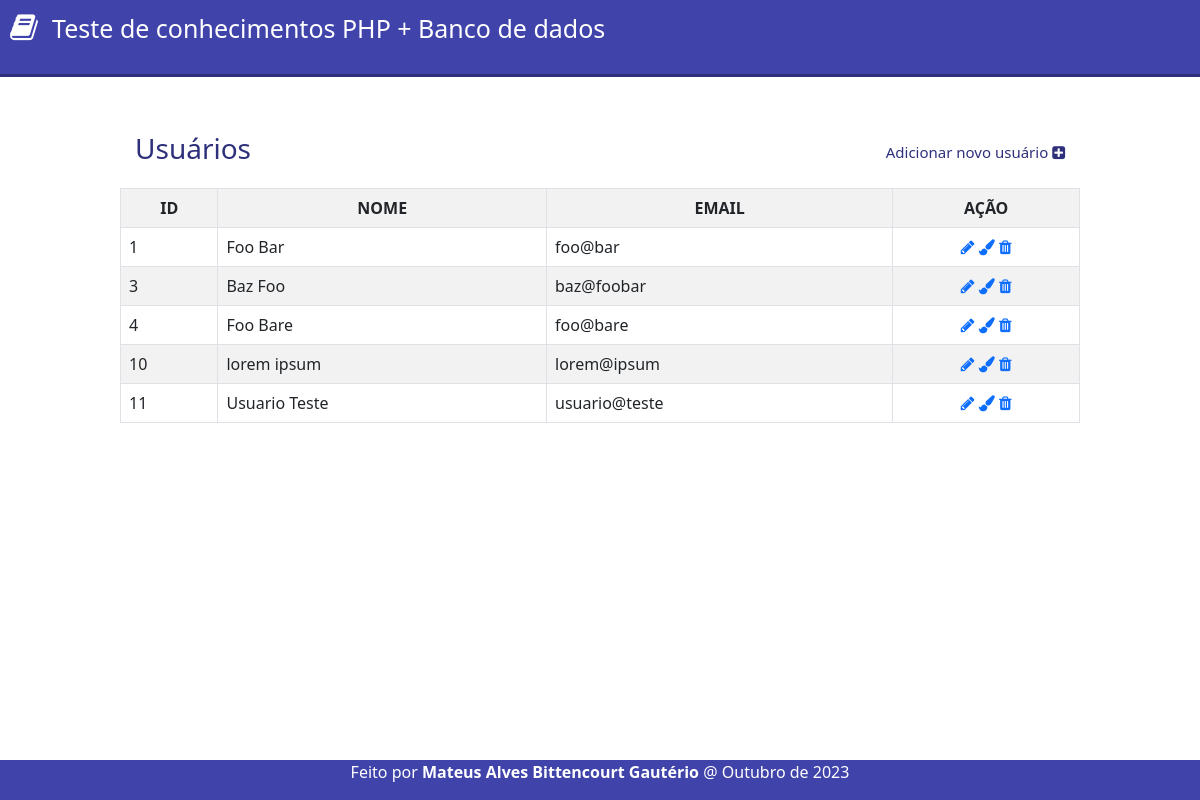
The app's page /, older data.
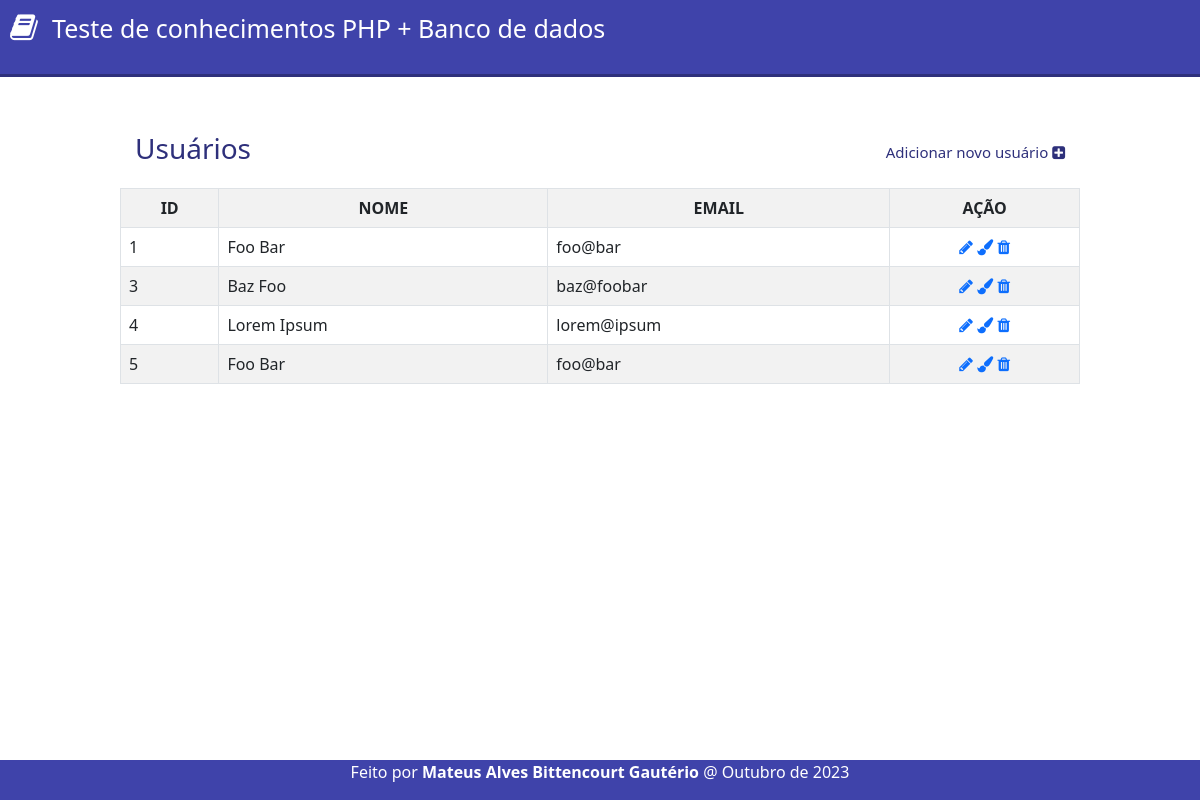
The same page, newer data.
### tables this page shows
CREATE TABLE users(
    id INTEGER PRIMARY KEY,
    name varchar(100) NOT NULL,
    email varchar(100) NOT NULL
);

### connection.php (called while the page is built, shortened)
<?php
class Connection {
    private $databaseFile;
    private $connection;
    public function __construct()
    {
        $this->databaseFile = realpath(__DIR__ . "/database/db.sqlite");
    }
    private function connect()
    {
        return $this->connection = new PDO("sqlite:{$this->databaseFile}");
    }
    public function getConnection()
    {
        return $this->connection ?: $this->connection = $this->connect();
    }
    public function query($query)
    {
        $result      = $this->getConnection()->query($query);
        $result->setFetchMode(PDO::FETCH_INTO, new stdClass);
        return $result;
    }
}

### index.php (the view, shortened to what this page needs)
<head>
    <link rel="stylesheet" type="text/css" href="bootstrap/css/bootstrap.css" />
    <link rel="stylesheet" href="css/font-awesome-4.7.0/css/font-awesome.min.css">
    <link rel="stylesheet" type="text/css" href="css/style.css" />
</head>
<header class="header">
    <div name="dados" class="dados">
        <i class="child icon fa fa-book" aria-hidden="true"></i>
        <p class="child">Teste de conhecimentos PHP + Banco de dados</p>
    </div>
</header>
<main class="body">
    <div class="pageicon d-flex justify-content-between">
        <h3>Usuários</h3>
        <div class='button'>
            <a href='pages/inserir_usuario.php' title="Adicionar novo usuário"> Adicionar novo usuário <i
                    class='fa fa-plus-square' aria-hidden='true'></i></a>
        </div>
    </div>
    <div>
        <div class="table-responsive">
            <div class="table-wrapper">
                <div>
                    <?php
                    require 'connection.php';
                    $connection = new Connection();
                    $users = $connection->query("SELECT * FROM users");
                    echo "<div>
                            <table class='table table-striped table-bordered responsive'>
                                <tr class='text-uppercase text-center'>
                                    <th>ID</th>
                                    <th>Nome</th>
                                    <th>Email</th>
                                    <th>Ação</th>
                                </tr>
                            ";
                    foreach ($users as $user) {
                        echo sprintf("<tr>
                                        <td>%s</td>
                                        <td>%s</td>
                                        <td>%s</td>
                                        <td class='text-center acoes'>
                                            <a href='pages/editar.php?id=%s' title='Editar usuário'><i class='fa fa-pencil' aria-hidden='true'></i></a>
                                            <a href='pages/cores.php?id=%s' title='Editar Cores do Usuário'><i class='fa fa-paint-brush' aria-hidden='true'></i></a>
                                            <a onclick=\"popUpConfirm('%s', %s)\" href='#' title='Deletar usuário'><i class='fa fa-trash' aria-hidden='true'></i></a>
                                        </td>
                                    </tr>",
                            $user->id,
                            $user->name,
                            $user->email,
                            $user->id,
                            $user->id,
                            $user->name,
                            $user->id
                        );
                    }
                    echo "</table></div>";
                    ?>
                </div>
            </div>
        </div>
    </div>
    <div class="footer">
        <p> Feito por <a href="https://www.linkedin.com/in/mateus-alves-bittencourt-gaut%C3%A9rio-2b329214a/"><b>Mateus Alves Bittencourt Gautério</b></a> @ Outubro de 2023
        </p>
    </div>
</main>

### css/style.css (style rules this page uses)
.header { padding: 10px; background: #3f43aa; border-bottom: 3px solid #2e307b; }
.child { display: inline-block; font-size: 25px; color:white; }
.icon { font-size: 30px; margin-right: 10px; color:white; }
main { width: 80%; margin: 0 auto; padding-top:40px; }
.pageicon { padding: 15px; color: #2e307b; align-items: center; }
.button { display: flex; flex-direction: row-reverse; font-size: 15px; }
.button a { color: #2e307b; text-decoration: none; }
.body { display: flex; flex: 1; float: none; flex-direction: column; justify-content: center; margin: 0 auto; }
.footer { background: #3f43aa; color: rgb(255, 255, 255); text-align: center; position: absolute; right: 0; left: 0; bottom: 0; }
.footer a { color:white; text-decoration: none; }

Row changes from the older to the newer data that the page shows:
removed users: id "10", name "lorem ipsum", email "lorem@ipsum"
removed users: id "11", name "Usuario Teste", email "usuario@teste"
changed users id 4: name "Foo Bare" → "Lorem Ipsum"; email "foo@bare" → "lorem@ipsum"
added users: id "5", name "Foo Bar", email "foo@bar"
